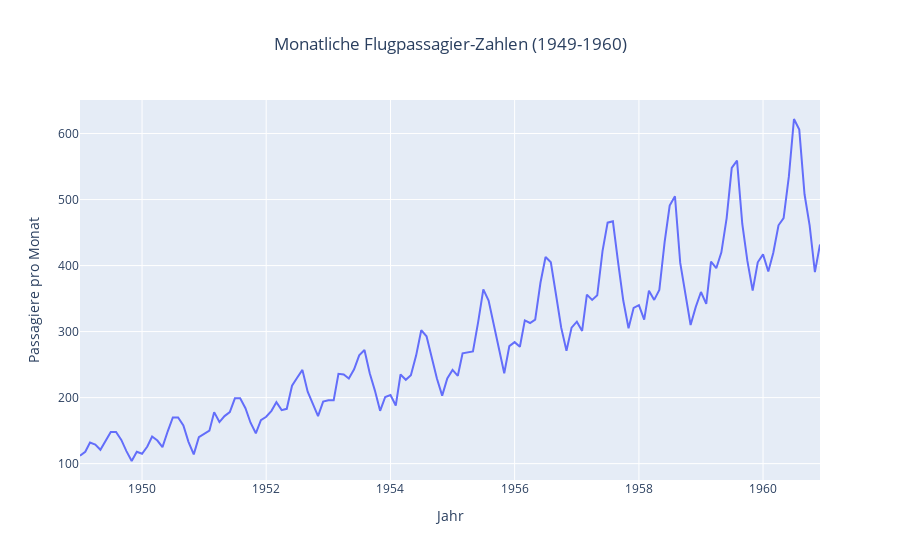

Notebook code cell kept with this figure:
### Code cell
fig = px.line(
    df, 
    x=df.index, 
    y='Anzahl_Passagiere', 
    title='Monatliche Flugpassagier-Zahlen (1949-1960)',
    labels={'Month': 'Datum', 'Anzahl_Passagiere': 'Anzahl der Passagiere'}
)

fig.update_layout(title_x=0.5, xaxis_title="Jahr", yaxis_title="Passagiere pro Monat")

fig.show()

### Figure 1 — Plotly figure (JSON) as saved in the notebook; plotly's stock layout.template omitted (floating-point values rounded to 4 significant figures; data arrays with more than 128 entries replaced by an {"elided": "..."} marker saying what was removed)
{"data": [{"hovertemplate": "Datum=%{x}<br>Anzahl der Passagiere=%{y}<extra></extra>", "legendgroup": "", "line": {"color": "#636efa", "dash": "solid"}, "marker": {"symbol": "circle"}, "mode": "lines", "name": "", "orientation": "v", "showlegend": false, "type": "scatter", "x": {"elided": "144 str values"}, "xaxis": "x", "y": {"elided": "144 int values"}, "yaxis": "y"}], "layout": {"legend": {"tracegroupgap": 0}, "title": {"text": "Monatliche Flugpassagier-Zahlen (1949-1960)", "x": 0.5}, "xaxis": {"anchor": "y", "domain": [0, 1], "title": {"text": "Jahr"}}, "yaxis": {"anchor": "x", "domain": [0, 1], "title": {"text": "Passagiere pro Monat"}}}}
